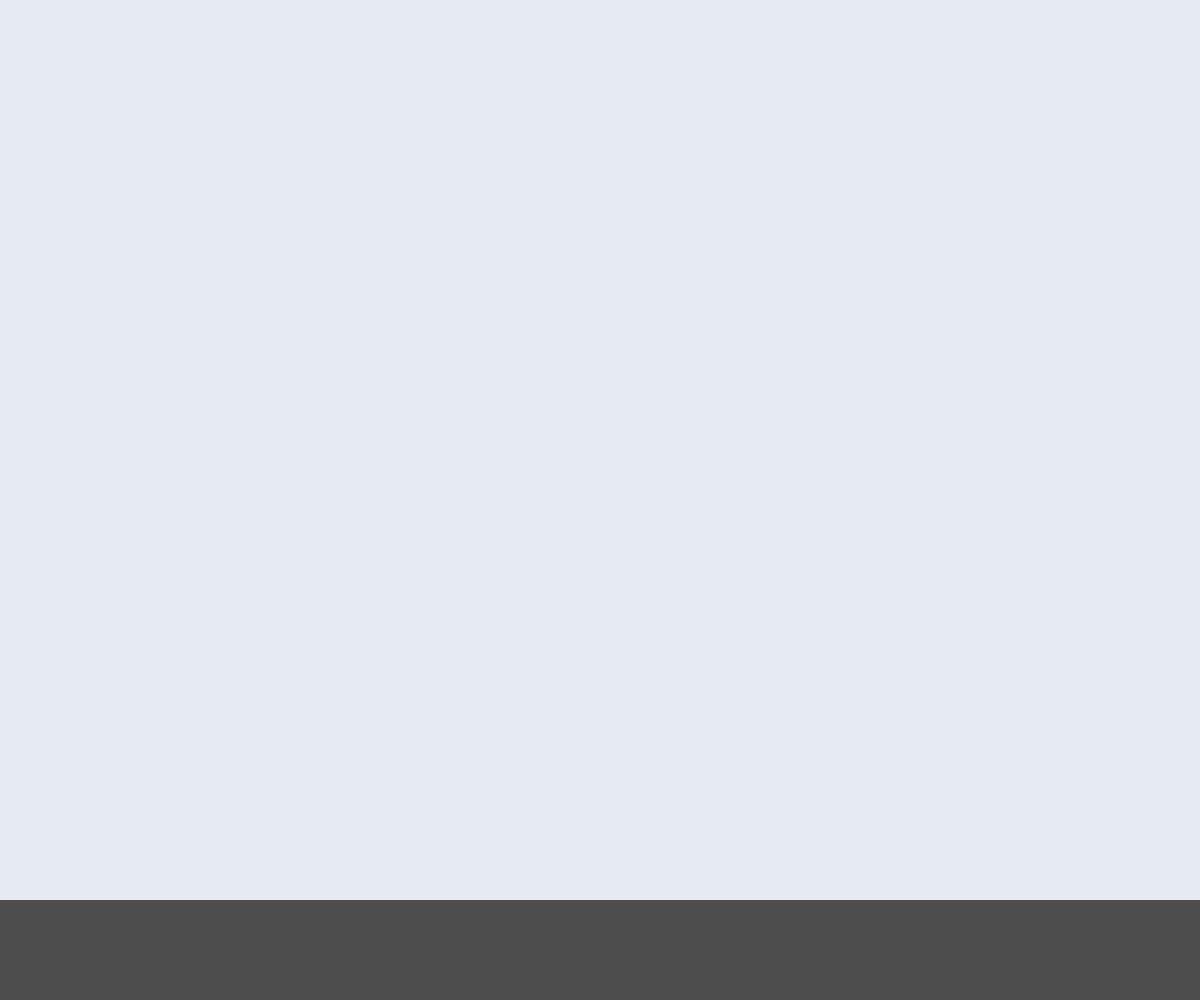
Frame 1 (no input)
Frame 60 (no input): identical to frame 1, image omitted
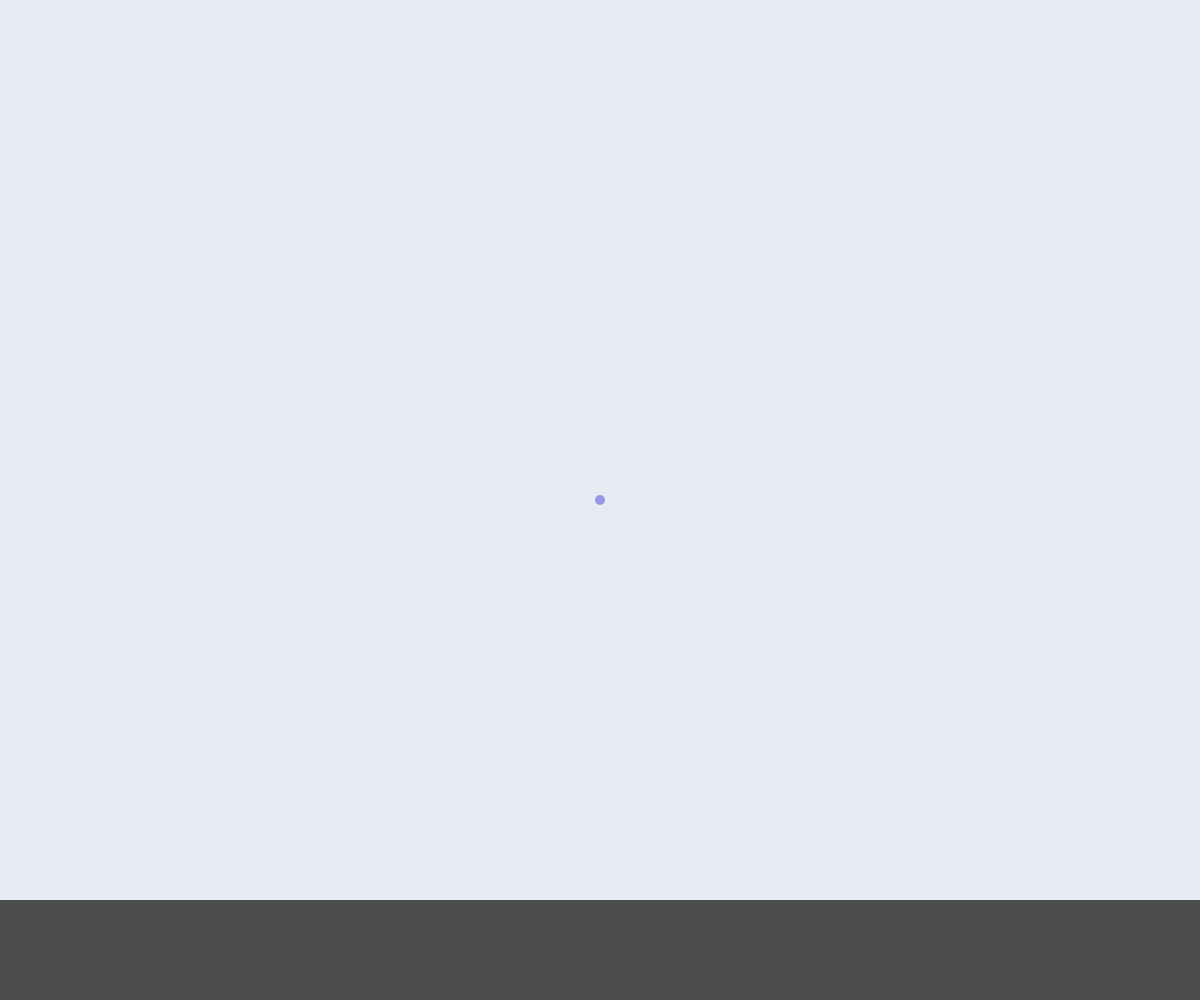
Frame 120 (the mouse pressed at the canvas centre since frame 60)

The p5.js sketch that drew these frames (run headless with seeded random() and noise() and a simulated clock; from frame 60 on, the mouse is pressed at the canvas centre):

// p5.js sketch
// ── sketch.js
let towers = [];
let isDragging = false;
let lastPos = { x: 0, y: 0 };
let groundY;

function setup() {
  createCanvas(windowWidth, windowHeight);
  colorMode(HSB, 360, 100, 100, 1);
  noStroke();
  rectMode(CENTER);
  groundY = height - 50;
}

function draw() {
  background(220, 5, 95);
  
  // Draw ground plane
  fill(0, 0, 30);
  rect(width/2, groundY, width, 100);
  
  // Draw all towers
  for (let tower of towers) {
    push();
    translate(tower.x, tower.y);
    rotate(tower.angle);
    
    // Main tower section
    fill(tower.hue, 30, 70);
    rect(0, 0, tower.width, tower.height);
    
    // Reflective highlights
    fill(tower.hue, 10, 90, 0.4);
    rect(0, -tower.height/2 + 5, tower.width * 0.8, 10);
    
    // Side reflections
    fill(tower.hue, 20, 90, 0.2);
    rect(-tower.width/3, -tower.height/2 + 10, tower.width/6, tower.height * 0.3);
    rect(tower.width/3, -tower.height/2 + 10, tower.width/6, tower.height * 0.3);
    
    pop();
  }
  
  // Draw cursor guidance
  if (isDragging) {
    fill(240, 50, 90, 0.7);
    ellipse(mouseX, mouseY, 10, 10);
  }
}

function mousePressed() {
  isDragging = true;
  lastPos = { x: mouseX, y: mouseY };
}

function mouseReleased() {
  isDragging = false;
}

function windowResized() {
  resizeCanvas(windowWidth, windowHeight);
  groundY = height - 50;
}

function mouseDragged() {
  if (isDragging) {
    // Add new tower section along the drag path
    let dx = mouseX - lastPos.x;
    let dy = mouseY - lastPos.y;
    let dist = sqrt(dx * dx + dy * dy);
    
    if (dist > 10) {
      let angle = atan2(dy, dx);
      let section = {
        x: lastPos.x,
        y: lastPos.y,
        width: random(8, 25),
        height: random(20, 60),
        angle: angle,
        hue: random(180, 240)
      };
      
      towers.push(section);
      lastPos = { x: mouseX, y: mouseY };
    }
  }
}
